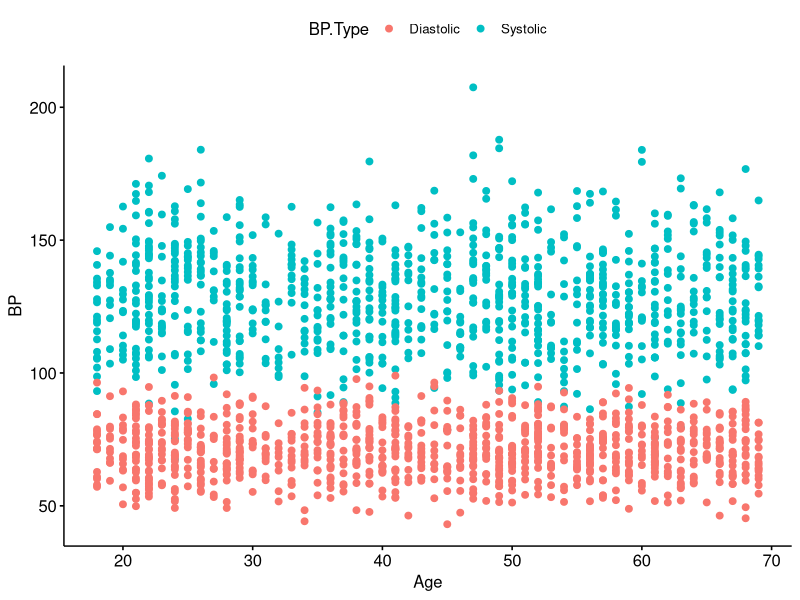
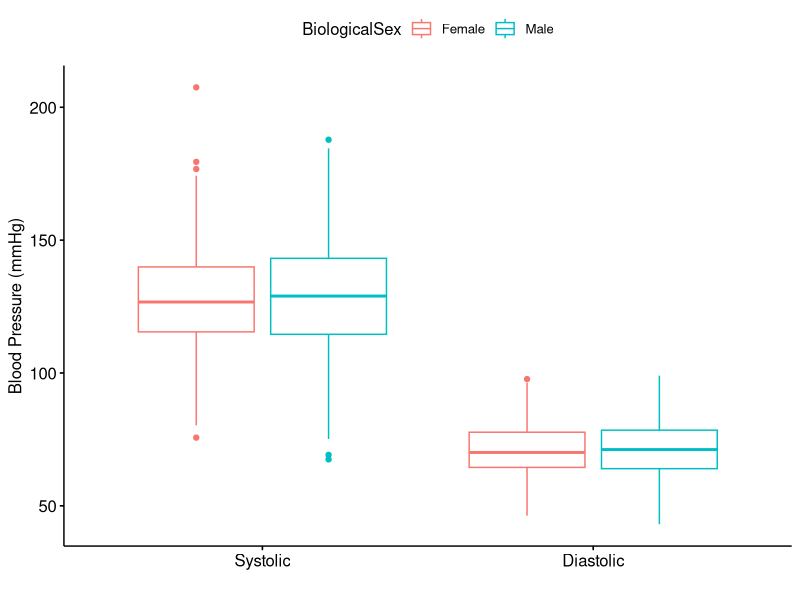
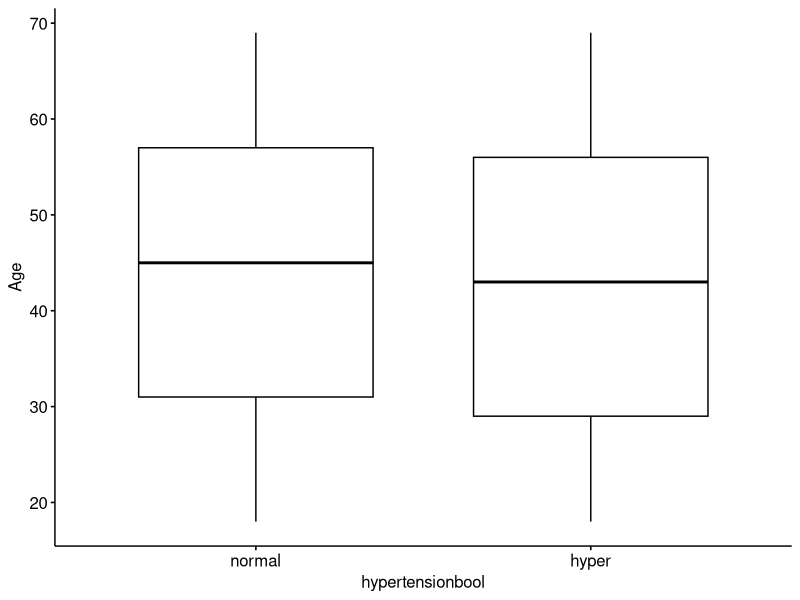
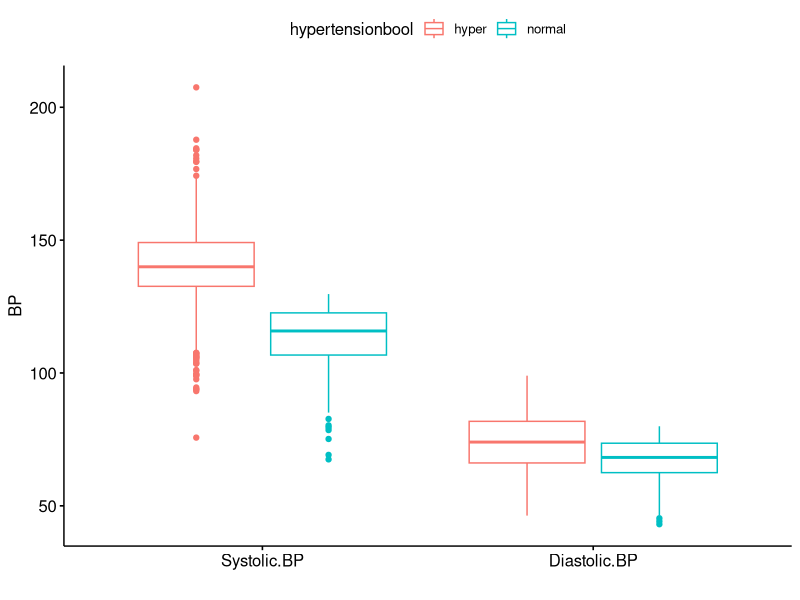

Generate these figures, in order, with R:
## ---- chunk 1
knitr::opts_chunk$set(echo = TRUE)
## ---- chunk 2

# Install all tidyverse associated packages
#install.packages('tidyverse')
#DONE
# If you only want to install the packages we will use in this lecture:
#install.packages('dplyr')
#install.packages('tidyr')

## ---- chunk 3
library(tidyverse)
## ---- chunk 4

# Set a random seed
set.seed(103)
#same as datawrangle1 ex

# Define a data frame with our randomly generated data
randomData <- data.frame('SubjectID' = seq(1:1000), 
                         'Systolic.BP' = rnorm(n = 1000,mean = 128,sd = 20),
                         'Diastolic.BP' = rnorm(n = 1000,mean = 71,sd = 10),
                         'Age' = trunc(runif(n = 1000,min = 18,max = 70)),
                         'Male' = rbinom(n = 1000,size = 1,prob = 0.5))
# Define binary variable for biological sex
randomData$BiologicalSex <- factor(ifelse(randomData$Male == 1,'Male','Female'))
# Define variable specifying age above 65 (medicare eligible)
randomData$MedicareAge <- ifelse(randomData$Age < 65,F,T)
#^ j one way to gen these columns

## ---- chunk 5

# Subset to only those at medicare age using our binary variable
medicareData <- randomData[which(randomData$MedicareAge == T),]
head(medicareData)

# Subset to only those at medicare age using a continuous variable
medicareData <- randomData[randomData$Age >= 65,]
head(medicareData)

## ---- chunk 6

library(dplyr)

# Subset without pipe
medicareData <- filter(randomData,Age >= 65)

head(medicareData)

# Subset with a pipe
medicareData <- randomData %>%
  filter(Age >= 65)

head(medicareData)

## ---- chunk 7

medicareData <- randomData %>%
  dplyr::filter(Age >= 65) %>%
  dplyr::select(SubjectID,Systolic.BP,Diastolic.BP,BiologicalSex,Age)
#select cols to keep ez
#all in one rip
head(medicareData)

## ---- chunk 8

medicareData <- randomData %>%
  filter(Age >= 65) %>%
  select(SubjectID,Systolic.BP,Diastolic.BP,BiologicalSex,Age) %>%
  mutate(MedicareID = row_number()) %>%
  mutate(BP.Diff = Systolic.BP - Diastolic.BP)

head(medicareData)

## ---- chunk 9
#nesting same datatype from multi col into one = long
#spread into horizontally from long = wide casting 

# Melt the data frame into a long form
longData1 <- reshape2::melt(randomData[,c('SubjectID','Systolic.BP','Diastolic.BP','Age','BiologicalSex')],
                           id.vars = c('SubjectID','Age','BiologicalSex'),value.name = 'BP', #which vars to keep w subject (info ab subj)
                           variable.name = 'BP.Type') #collapse down BP types, store that value in the BP col
#ERROR WHAT IS RESHAPE2
head(longData1)

## ---- chunk 10
library(tidyverse)
longData2 <- randomData %>%
  tidyr::gather(Systolic.BP,Diastolic.BP,key = BP.Type, value = BP) # gather to LONG cast. newcol BP.type, value comes from BP og column
head(longData2)
#compare to randomData og:
head(randomData)

longData <- randomData %>% #other LONG cast option
  tidyr::pivot_longer(cols = c(Systolic.BP,Diastolic.BP),names_to = 'BP.Type', values_to = 'BP')
              #set new cols, set name as bp type, set the values to BP
head(longData)
## ---- chunk 11

longData <- randomData %>%
  # Convert to long format
  tidyr::gather(key = BP.Type, value = BP,c('Systolic.BP','Diastolic.BP')) %>%
  # Split into two seperate variables
  tidyr::separate(col = BP.Type, into = c('BP.Type','Bad.ID')) %>%
  # Remove the bad ID variable
  select(-Bad.ID)
  
head(longData)

## ---- chunk 12
#needed to pipe to LONG format^ so that BP type is a factor/ single column:

# Generate a scatter plot of age by systolic blood pressure
ggpubr::ggscatter(longData,x = 'Age',y = 'BP',color = 'BP.Type')

# Generate a boxplot for diastolic blood pressure distribution by biological sex in our original dataset
ggpubr::ggboxplot(longData,x = 'BP.Type',y = 'BP',color = 'BiologicalSex',
                  ylab = 'Blood Pressure (mmHg)',xlab = '')

## ---- chunk 13
# Convert using spread - WIDE CASTING
wideData1 <- longData %>%
  tidyr::spread(key = BP.Type,value = BP)
  #spread out longdata, based on key of bp type, assigning value of BP
  #ie dictionary diastolic = 75.5, systolic col = 112.

head(wideData1)
# Convert using pivot_wider - also WIDE casting
wideData <- longData %>%
  tidyr::pivot_wider(names_from = BP.Type,values_from = BP) #assign BP value to respective BP types
head(wideData)
## ---- chunk 14

longData %>%
  tidyr::spread(key = BP.Type,value = BP) %>%
  dplyr::mutate(MedicareAge = ifelse(Age >= 65,T,F)) %>%
  dplyr::group_by(BiologicalSex,MedicareAge) %>%
  dplyr::summarise(Mean.Age = mean(Age),Mean.Sys = mean(Systolic),Mean.Dias = mean(Diastolic))

## ---- chunk 15
#1
head(randomData)
randomData$hypertensionbool = ifelse(randomData$Systolic.BP > 130 | randomData$Diastolic.BP>80 ,"hyper",'normal')
head(randomData)

ggpubr::ggboxplot(randomData,x='hypertensionbool',y='Age')
#goat
#2
longboi = randomData %>%
  tidyr::gather(key=BP.type,value=BP,c('Systolic.BP','Diastolic.BP'))

ggpubr::ggboxplot(longboi,x='BP.type',y='BP',color='hypertensionbool',ylab='BP',xlab='')
#w
head(longboi)
#3
wideboi = longboi %>%
  tidyr::spread(key=BP.type,value=BP) %>%
  #dplyr::glimpse() # to check
  dplyr::mutate(ishyper=ifelse(hypertensionbool=='hyper',T,F))%>% #hypertension? 
  dplyr::group_by(BiologicalSex,ishyper) %>% #groupings by M/F and hyper/normal
  dplyr::summarise(MeanAge =mean(.data$Age),MeanSysBP=mean(Systolic.BP),MeanDiaBP=mean(Diastolic.BP), .groups='drop')%>% 
  #.data ugly fix to rec column, get avg age/sysbp/diasbp report metrics, drop groups for hyper-first sorting (see arrange below)
  arrange(desc(!ishyper)) #false (normal) at top of table
head(wideboi) #lemme see dat

#help(dplyr::arrange())
